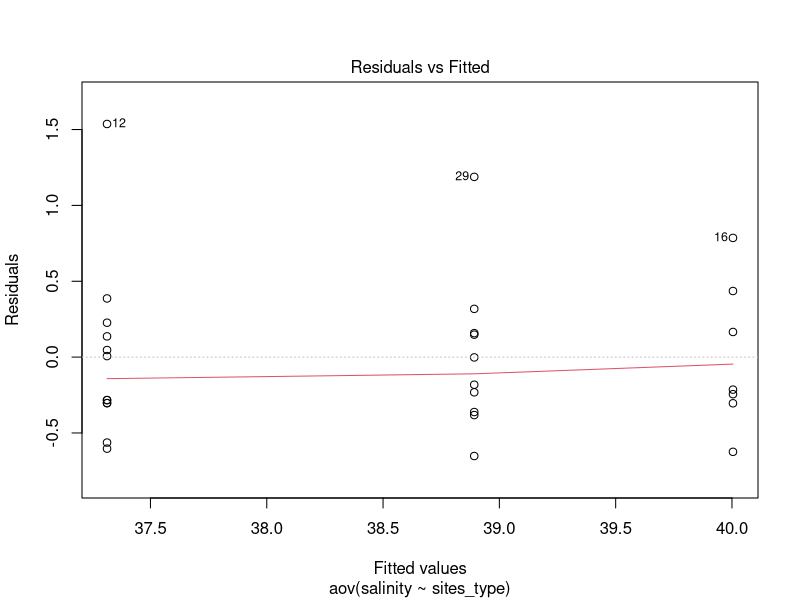
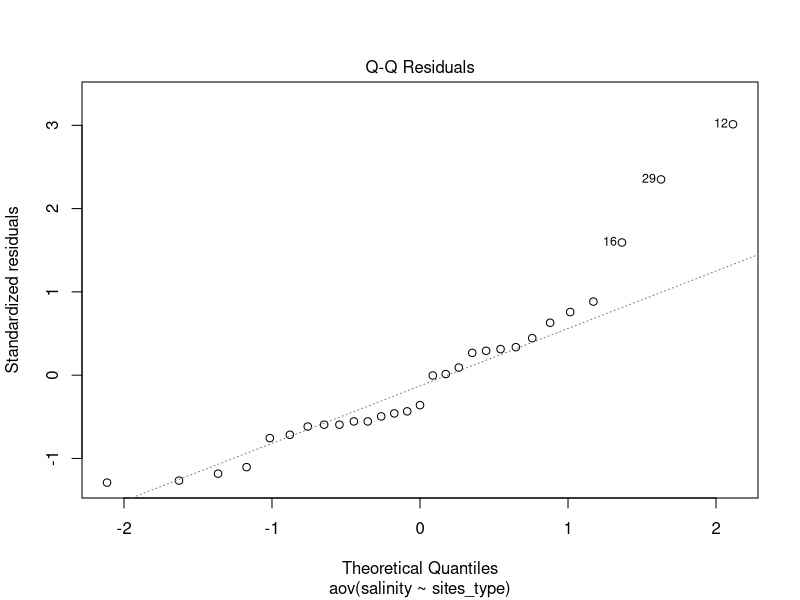
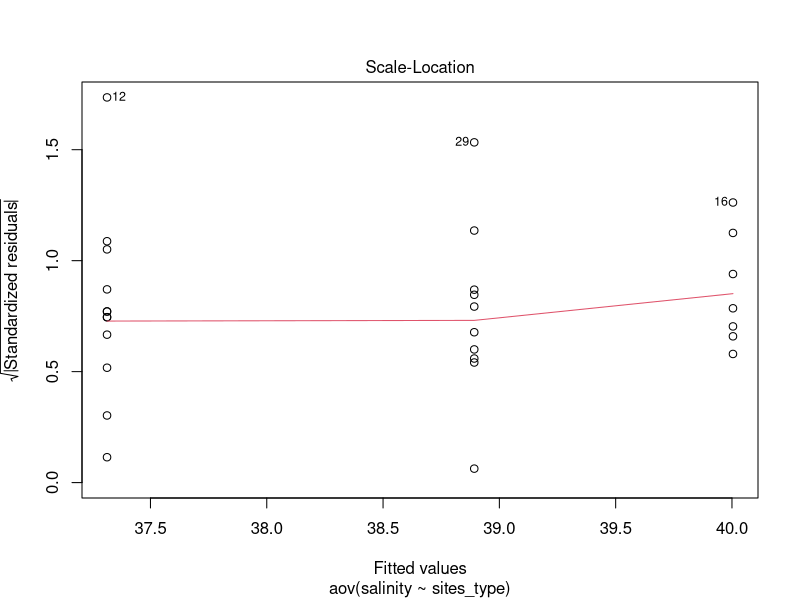
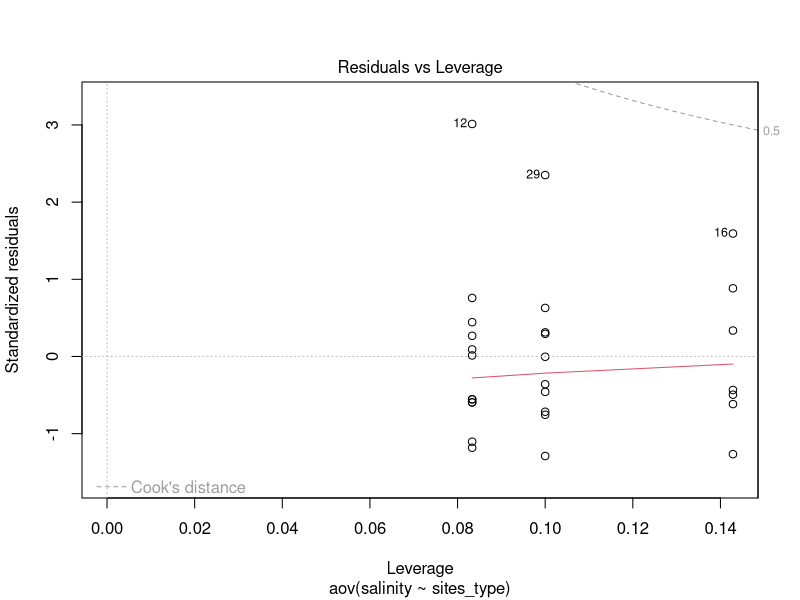

The R source for these figures, in order:
#!/usr/bin/env Rscript

data <- read.csv("./salinity.csv")

sites <- data$Site
salinity <- data$Salinity

sites_type <- factor(sites)
sites_type

res1 <- aov(salinity ~ sites_type)
summary(res1)


plot(res1)
